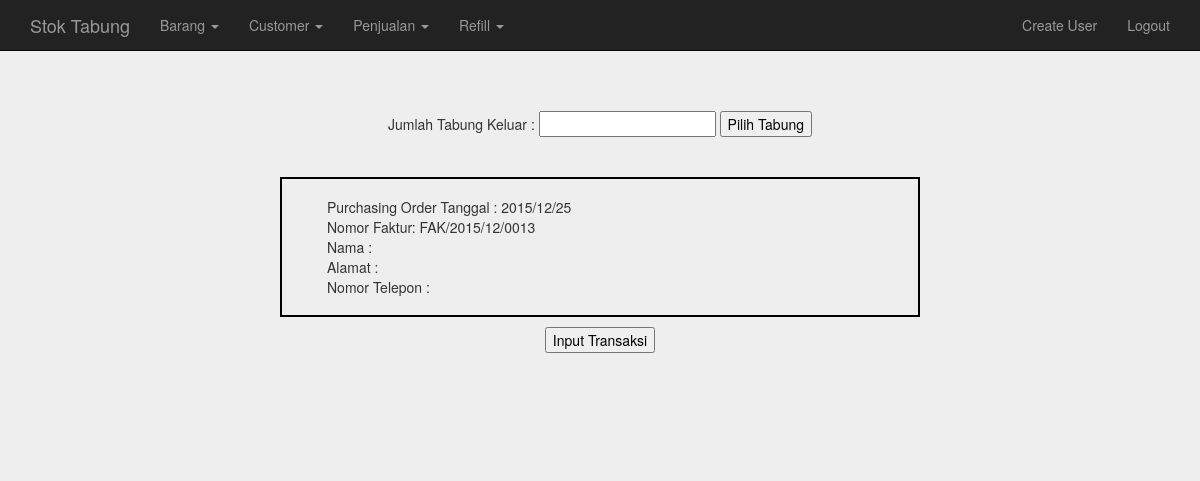
Before: /penjualan.php (signed in) with the older database file.
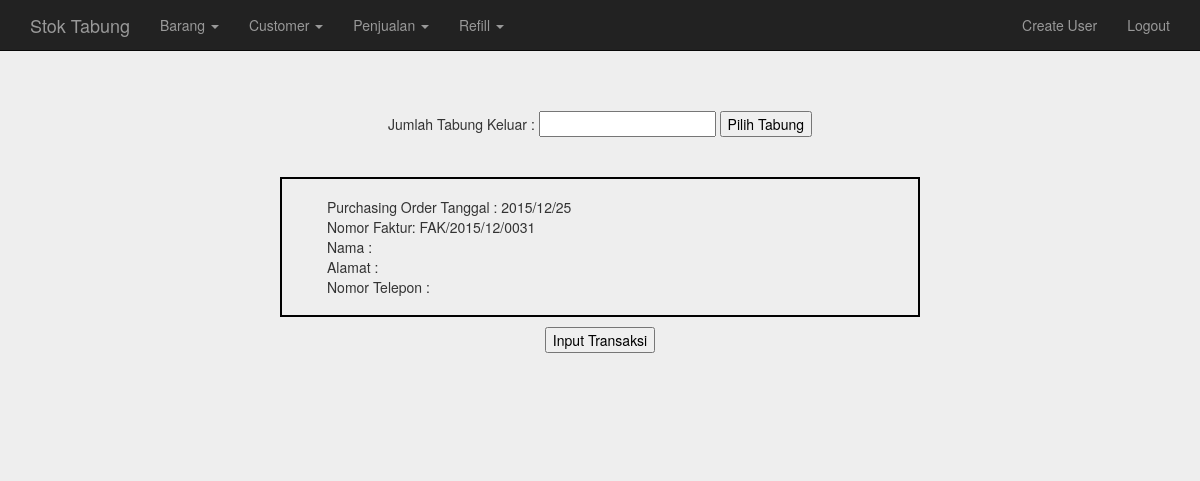
After: the same page with the newer database file.
### tables this page shows
CREATE TABLE `transaksi` (
  `no_transaksi` int(200) NOT NULL AUTO_INCREMENT,
  `no_po` varchar(100) NOT NULL,
  `no_seri` varchar(50) NOT NULL,
  `kategori` varchar(50) DEFAULT NULL,
  `harga_jual` int(225) NOT NULL,
  `tgl_keluar` date NOT NULL,
  `tgl_kembali` date DEFAULT NULL,
  `nama_cust` varchar(100) NOT NULL,
  `alamat` varchar(225) NOT NULL,
  `status` varchar(100) NOT NULL,
  PRIMARY KEY (`no_transaksi`)
);

### db/pdo.php (called while the page is built, shortened)
<?php
$base_url = "http://92.222.71.15/stoktabunghendri";
function testdb_connect() {
$dbh = new PDO("mysql:host=localhost;dbname=stoktabung", "root", "slamdunk23");
     return ($dbh);
}
function getDataPO() {
	$db = testdb_connect();
	$stmt = $db->query("SELECT * FROM transaksi ORDER BY no_transaksi DESC LIMIT 1");
	$fetch_array = $stmt->fetchAll(PDO::FETCH_ASSOC);
	return($fetch_array);
}
function getTransaksi() {
	$db = testdb_connect();
	$stmt = $db->query("SELECT * FROM transaksi ORDER BY no_transaksi DESC");
	$fetch_array = $stmt->fetchAll(PDO::FETCH_ASSOC);
	return($fetch_array);
}

### penjualan.php (the view, shortened to what this page needs)
<?php
include 'header.php';
@$transaksis= getTransaksi();
?>
<div class="container">
  <div class="text-center">
	<br/><br/>
	<div>
		<span>Jumlah Tabung Keluar :  <input type='text' name='total_tabung' id='totalTabung' onkeydown="if (event.keyCode == 13) totalTabung()"/> <button id="click" onclick="totalTabung()">Pilih Tabung</button></span>
	</div>
	<br/><br/>
	<?php
	$current_date = explode("/", date("Y/m/"));
	?>
	<?php
	$po = getDataPO();
	if(empty($po)):
		$new_po_number = str_pad("1", 4, "0", STR_PAD_LEFT);
		$po_fak = "FAK/".date("Y/m/")."$new_po_number";
	?>
		<div>
			<span>Nomor PO : </span><span><input type="text" name="no_po" value="FAK/<?php echo date("Y/m/");?>0001"/></span>
		</div>
	<?php
	else:
		foreach($po as $row):
			$current_po = explode("/", $row['no_po']);
		endforeach;
		if($current_date['0'] == $current_po['1'] && $current_date['1'] == $current_po['2']):
			$new_number = $current_po['3'] +1 ;
			$new_po_number = str_pad($new_number, 4, "0", STR_PAD_LEFT);
		$po_fak = "FAK/".date("Y/m/")."$new_po_number";
		?>
		<?php
		endif;
	endif;
	?>
	<form name="input_penjualan" method="post" action="penjualan_input.php" target="_blank">
	<div id="po" style="width:640px;">
		<div class="container" style="width: 100%; border:2px solid #000;">
			<div class="title" style="text-align: left; margin-left: 30px; margin-top:3%;">Purchasing Order Tanggal : <?php echo date("Y/m/d") ?> <input type="hidden" name="tanggal" value="<?php echo date("Y/m/d") ?>"/></div>
			<div class="title" style="text-align: left; margin-left: 30px;">Nomor Faktur: <?php echo $po_fak;?> <input type="hidden" name="po_fak" value="<?php echo $po_fak;?>"/></div>
		<div id="txtHintCustomer">
			<div class="cust_bio" style="text-align: left; margin-left: 30px;">Nama : </div>
			<div class="cust_bio" style="text-align: left; margin-left: 30px;">Alamat : </div>
			<div class="cust_bio" style="text-align: left; margin-left: 30px;">Nomor Telepon : </div>
		</div>
	</div>
	</div>
	<input type="submit" name="submit" value="Input Transaksi"/>
	</form>
 </div>
</div>
<?php
include 'footer.php';
?>

### header.php (shortened to what this page needs)
<?php
include 'db/pdo.php';
?>
<!DOCTYPE html>
<html lang="en">
	<head>
		<link href="css/bootstrap.min.css" rel="stylesheet">
		<link href="css/styles.css" rel="stylesheet">
	</head>
	<body>
<div class="navbar navbar-inverse navbar-static-top">
  <div class="container">
    <div class="navbar-header">
      <a class="navbar-brand" href="<?php echo $base_url;?>">Stok Tabung</a>
    </div>
    <div class="collapse navbar-collapse">
      <ul class="nav navbar-nav">
        <li class="dropdown">
	        <a href="#" class="dropdown-toggle" data-toggle="dropdown">Barang <b class="caret"></b></a>
        </li>
        <li class="dropdown">
	        <a href="#" class="dropdown-toggle" data-toggle="dropdown">Customer <b class="caret"></b></a>
        </li>
        <li class="dropdown">
	        <a href="#" class="dropdown-toggle" data-toggle="dropdown">Penjualan <b class="caret"></b></a>
        </li>
        <li class="dropdown">
	        <a href="#" class="dropdown-toggle" data-toggle="dropdown">Refill <b class="caret"></b></a>
        </li>
      </ul>
      <ul class="nav navbar-nav navbar-right">
        <?php
        if($_SESSION['permission']=="admin"){
        ?>
        	<li><a href="<?php echo $base_url;?>/create_user.php">Create User</a></li>
        <?php
        }
        ?>
        <li><a href="<?php echo $base_url;?>/logout.php">Logout</a></li>
      </ul>
    </div>
  </div>
</div>

### footer.php (shortened to what this page needs)
	</body>
</html>

### css/styles.css (style rules this page uses)
body { background: #eee; }
#po { margin: auto; margin-bottom: 10px; }
.text-center { margin-bottom: 100px; }

Changed rows visible on the page:
no longer on this page (row edited): transaksi: no_po "FAK/2015/12/0013"
added transaksi: no_po "FAK/2015/12/0031"
